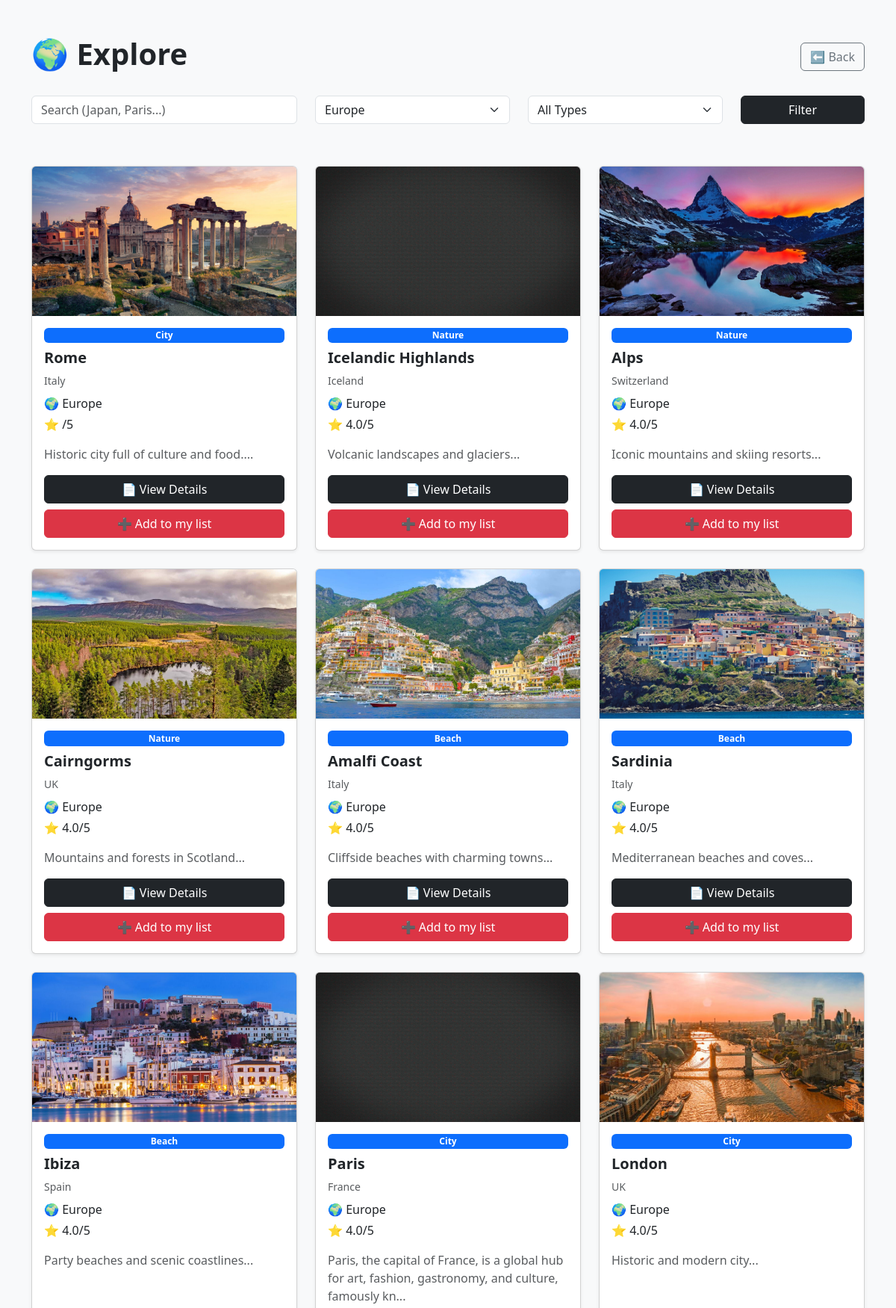
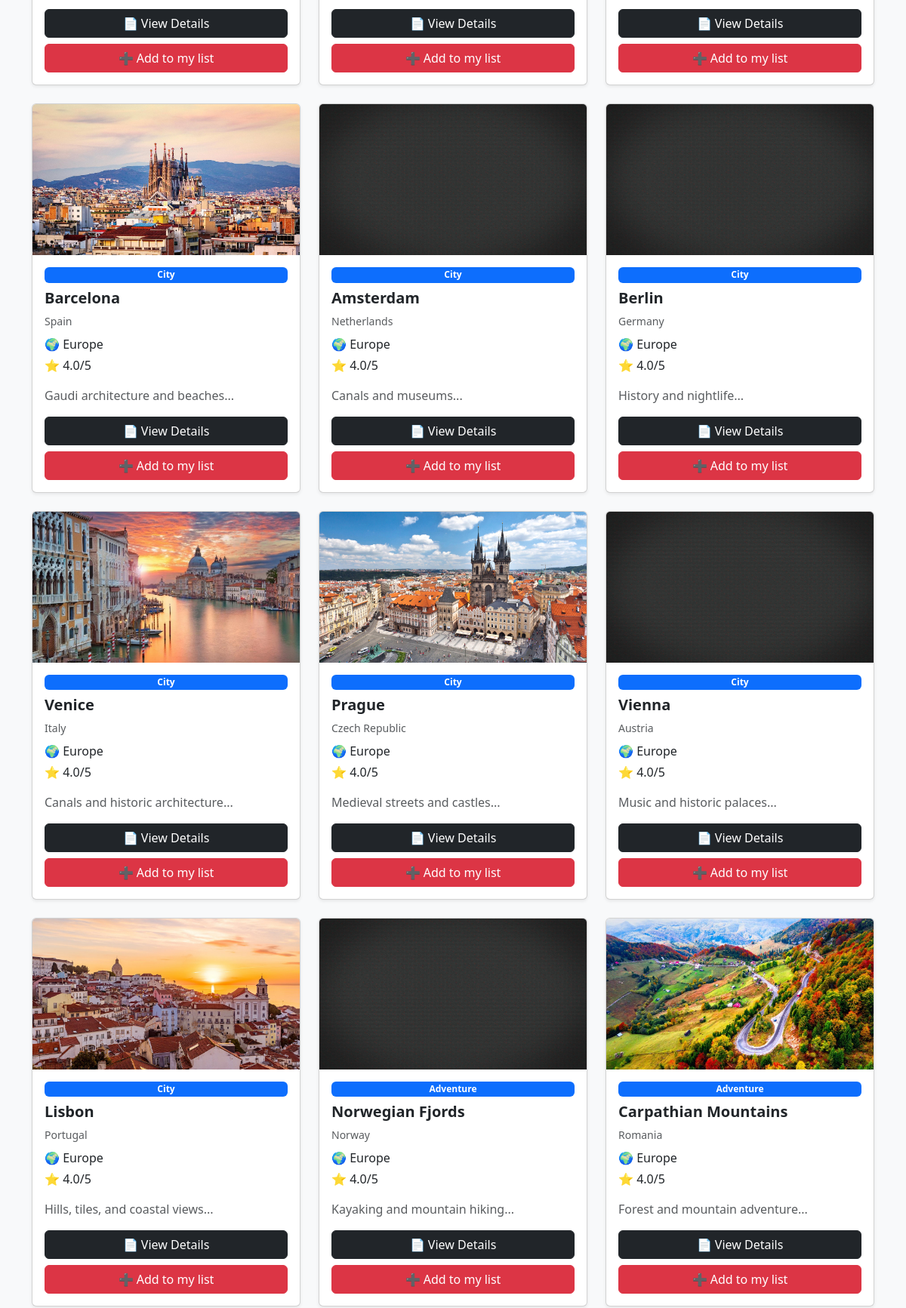
Page /explore.php?continent=Europe (signed in, upper part) on the committed database (2 pictures, top to bottom).
### tables this page shows
CREATE TABLE `destinations` (
  `id` int(11) NOT NULL,
  `name` varchar(100) NOT NULL,
  `country` varchar(100) NOT NULL,
  `capital` varchar(100) NOT NULL,
  `description` text DEFAULT NULL,
  `image` varchar(255) DEFAULT NULL,
  `city` varchar(100) DEFAULT NULL,
  `continent` varchar(100) DEFAULT NULL,
  `category` varchar(100) DEFAULT NULL,
  `best_time` varchar(100) DEFAULT NULL,
  `highlights` text DEFAULT NULL,
  `rating` decimal(2,1) DEFAULT NULL,
  `population` bigint(20) DEFAULT NULL
);

### explore.php (the view, shortened to what this page needs)
<?php $imgPath = "assets/images/"; ?>
<?php
include 'db.php';
$where = [];
$params = [];
$types = "";
$search = $_GET['search'] ?? '';
$continent = $_GET['continent'] ?? '';
if (!empty($continent)) {
    $where[] = "continent = ?";
    $params[] = $continent;
    $types .= "s";
}
$sql = "SELECT * FROM destinations";
if (count($where) > 0) {
    $sql .= " WHERE " . implode(" AND ", $where);
}
$stmt = $conn->prepare($sql);
if (!empty($params)) {
    $stmt->bind_param($types, ...$params);
}
$stmt->execute();
$result = $stmt->get_result();
?>
<!DOCTYPE html>
<html lang="en">
<head>
    <link href="https://cdn.jsdelivr.net/npm/bootstrap@5.3.0/dist/css/bootstrap.min.css" rel="stylesheet">
</head>
<body class="bg-light">
    <div class="container py-5">
        <div class="d-flex justify-content-between align-items-center mb-4">
            <h1 class="fw-bold">🌍 Explore</h1>
            <a href="dashboard.php" class="btn btn-outline-secondary">⬅ Back</a>
        </div>
        <form method="GET" class="row mb-5">
            <div class="col-md-4 mb-2">
                <input
                    type="text"
                    name="search"
                    class="form-control"
                    placeholder="Search (Japan, Paris...)"
                    value="<?php echo htmlspecialchars($search); ?>">
            </div>
            <div class="col-md-3 mb-2">
                <select name="continent" class="form-select">
                    <option value="Europe" <?php if ($continent == 'Europe') echo 'selected'; ?>>Europe</option>
                </select>
            </div>
            <div class="col-md-3 mb-2">
                <select name="category" class="form-select">
                    <option value="">All Types</option>
                </select>
            </div>
            <div class="col-md-2 mb-2">
                <button class="btn btn-dark w-100">Filter</button>
            </div>
        </form>
        <div class="row">
            <?php if ($result->num_rows > 0): ?>
                <?php while ($row = $result->fetch_assoc()): ?>
                    <div class="col-md-4 mb-4">
                        <div class="card shadow-sm h-100">
                            <img
                                src="<?php echo $imgPath . htmlspecialchars($row['image']); ?>"
                                class="card-img-top"
                                onerror="this.src='<?php echo $imgPath; ?>default.jpg';">
                            <div class="card-body d-flex flex-column">
                                <span class="badge bg-primary mb-2">
                                    <?php echo ucfirst($row['category']); ?>
                                </span>
                                <h5 class="fw-bold"><?php echo htmlspecialchars($row['name']); ?></h5>
                                <small class="text-muted mb-2"><?php echo htmlspecialchars($row['country']); ?></small>
                                <p class="mb-1">🌍 <?php echo htmlspecialchars($row['continent']); ?></p>
                                <p>⭐ <?php echo $row['rating']; ?>/5</p>
                                <p class="text-muted flex-grow-1">
                                    <?php echo substr(htmlspecialchars($row['description']), 0, 100); ?>...
                                </p>
                                <div class="mt-auto">
                                    <a href="details.php?id=<?php echo $row['id']; ?>"
                                        class="btn btn-dark w-100 mb-2">
                                        📄 View Details
                                    </a>
                                    <a href="add_to_list.php?id=<?php echo $row['id']; ?>"
                                        class="btn btn-danger w-100">
                                        ➕ Add to my list
                                    </a>
                                </div>
                            </div>
                        </div>
                    </div>
                <?php endwhile; ?>
            <?php else: ?>
                <p class="text-center text-muted">No destinations found 😢</p>
            <?php endif; ?>
        </div>
    </div>
</body>
</html>

### explore.php (style rules this page uses)
.card-img-top { height: 200px; object-fit: cover; }

### rows in the picture
destinations: image (picture), category "City", name "Rome", country "Italy", continent "Europe", description "Historic city full of culture and food."
destinations: category "Nature", name "Icelandic Highlands", country "Iceland", continent "Europe", rating "4.0", description "Volcanic landscapes and glaciers"
destinations: image (picture), category "Nature", name "Alps", country "Switzerland", continent "Europe", rating "4.0", description "Iconic mountains and skiing resorts"
destinations: image (picture), category "Nature", name "Cairngorms", country "UK", continent "Europe", rating "4.0", description "Mountains and forests in Scotland"
destinations: image (picture), category "Beach", name "Amalfi Coast", country "Italy", continent "Europe", rating "4.0", description "Cliffside beaches with charming towns"
destinations: image (picture), category "Beach", name "Sardinia", country "Italy", continent "Europe", rating "4.0", description "Mediterranean beaches and coves"
destinations: image (picture), category "Beach", name "Ibiza", country "Spain", continent "Europe", rating "4.0", description "Party beaches and scenic coastlines"
destinations: category "City", name "Paris", country "France", continent "Europe", rating "4.0", description "Paris, the capital of France, is a global hub for art, fashion, gastronomy, and culture, famously kn"
destinations: image (picture), category "City", name "London", country "UK", continent "Europe", rating "4.0", description "Historic and modern city"
destinations: image (picture), category "City", name "Barcelona", country "Spain", continent "Europe", rating "4.0", description "Gaudi architecture and beaches"
destinations: category "City", name "Amsterdam", country "Netherlands", continent "Europe", rating "4.0", description "Canals and museums"
destinations: category "City", name "Berlin", country "Germany", continent "Europe", rating "4.0", description "History and nightlife"
destinations: image (picture), category "City", name "Venice", country "Italy", continent "Europe", rating "4.0", description "Canals and historic architecture"
destinations: image (picture), category "City", name "Prague", country "Czech Republic", continent "Europe", rating "4.0", description "Medieval streets and castles"
destinations: category "City", name "Vienna", country "Austria", continent "Europe", rating "4.0", description "Music and historic palaces"
destinations: image (picture), category "City", name "Lisbon", country "Portugal", continent "Europe", rating "4.0", description "Hills, tiles, and coastal views"
destinations: category "Adventure", name "Norwegian Fjords", country "Norway", continent "Europe", rating "4.0", description "Kayaking and mountain hiking"
destinations: image (picture), category "Adventure", name "Carpathian Mountains", country "Romania", continent "Europe", rating "4.0", description "Forest and mountain adventure"
